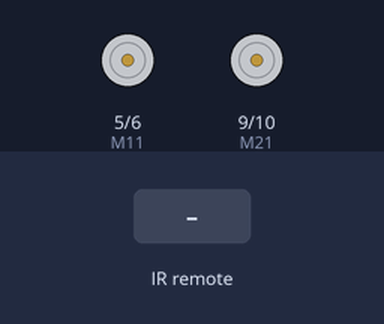
This sketch was run on a simulated Arduino Uno, built with avr-gcc and run on an emulated ATmega328P. On the bench: motor-driver pin pairs drawn as motors (green arrow = first pin HIGH = forward, orange = second pin HIGH = backward, longer = more drive). The test bench sets the inputs (shaded band).

Above: at 1.2 s.
1.3 s: infrared code 0xFFFFA857 received
At 1.4 s:
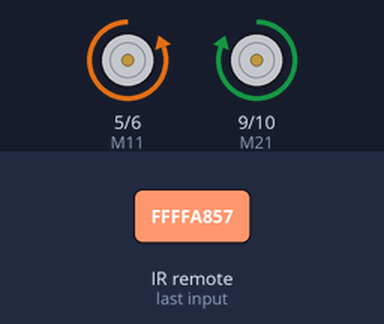
3.0 s: infrared code 0xFFFFC23D received
At 3.1 s:
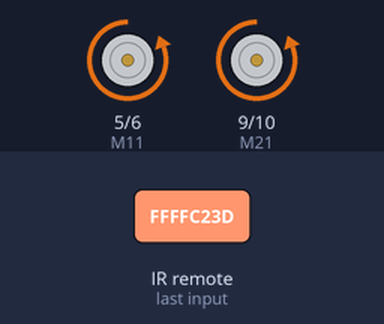
Timing chart, 0 to 6.0 s (numbered marks = the images above; inputs shaded):
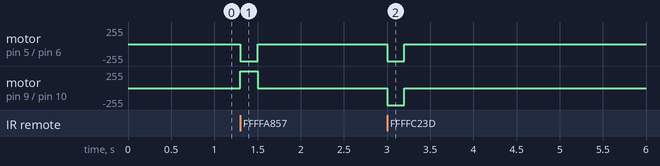

Measured:
- after the input at 1.3 s, motor on pin 5 (M11) / pin 6 (M12): stopped → backward 255/255 at once, → stopped 0.20 s later; motor on pin 9 (M21) / pin 10 (M22): stopped → forward 255/255 at once, → stopped 0.20 s later
- after the input at 3.0 s, motor on pin 5 (M11) / pin 6 (M12), motor on pin 9 (M21) / pin 10 (M22): stopped → backward 255/255 at once, → stopped 0.20 s later

The sketch:

YPOK_30_2.ino
```cpp
//Урок 30. Технология передачи инфракрасных сигналов.

#define M11 5
#define M12 6
#define M21 9
#define M22 10
#include "IRremote.h"
IRrecv irrecv(11); // Указываем пин, к которому подключен приемник
decode_results results;
int res;
float time;
void setup()
{Serial.begin(9600);
pinMode(M11, OUTPUT);
pinMode(M12, OUTPUT);
pinMode(M21, OUTPUT);
pinMode(M22, OUTPUT);
irrecv.enableIRIn(); // Запускаем прием
}

void loop() {
 if (irrecv.decode(&results)) // Если данные пришли
  {
  res=results.value;
  time = millis();
   switch (res) {

     case 0x629D:// Если нажата кнопка
      goPered(255);
     break;

     case 0xFFFFA857:// Если нажата кнопка
      goNazad(255);
     break;

     case 0x22DD:// Если нажата кнопка
      goLevo(255);
     break;

     case 0xFFFFC23D:// Если нажата кнопка
      goPravo(255);
     break;
    }

     irrecv.resume(); // Принимаем следующую команду
}
else {
if (millis()-time > 200){
goStop();
}}}

int goPered(int Skorost){analogWrite(M12,LOW);
    analogWrite(M21,LOW);
    analogWrite(M11,Skorost);
    analogWrite(M22,Skorost);}
int goNazad(int Skorost){analogWrite(M11,LOW);
    analogWrite(M22,LOW);
      analogWrite(M12,Skorost);
    analogWrite(M21,Skorost);}
int goLevo(int Skorost){analogWrite(M12,LOW);
   analogWrite(M22,LOW);
    analogWrite(M11,Skorost);
    analogWrite(M21,Skorost);}
int goPravo(int Skorost){digitalWrite(M11,LOW);
    analogWrite(M21,LOW);
    analogWrite(M12,Skorost);
   analogWrite(M22,Skorost);}
void goStop(){digitalWrite(M12,LOW);
    digitalWrite(M21,LOW);
    digitalWrite(M11,LOW);
    digitalWrite(M22,LOW);}
```
